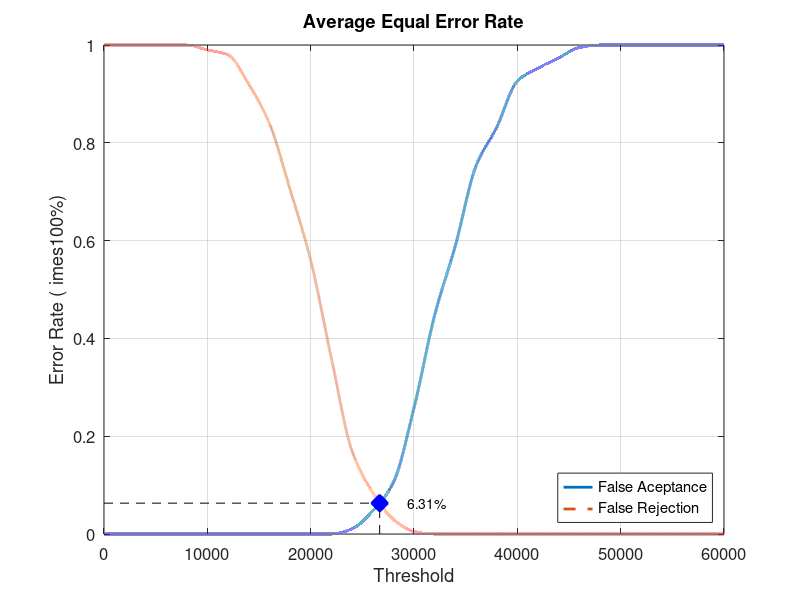
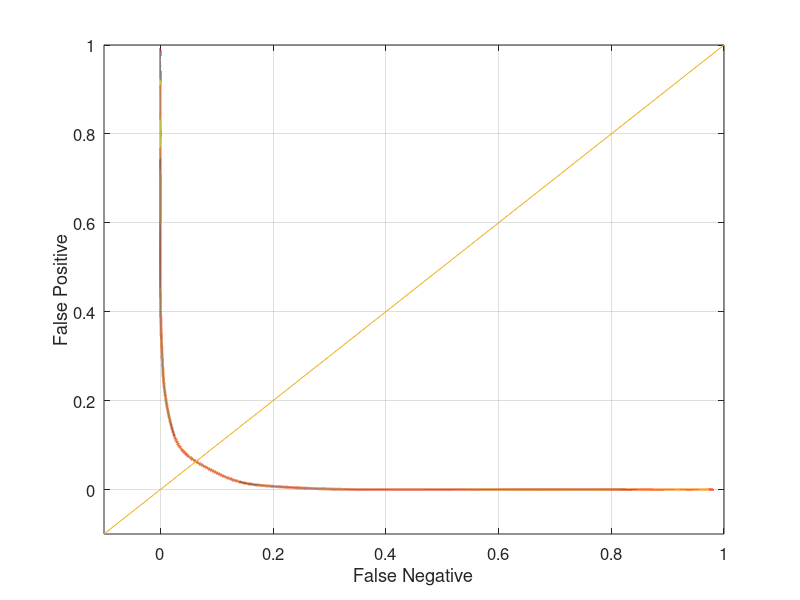

The MATLAB script that drew these images, in order:
close all;
clear;
clc;
x = 0:2000:60000;
xq = 0:0.5:60000;

y0 = [0 0 0 0 0 0 0 0 0 0 0 0 0.0105263 0.0473684 0.105263 0.257895 0.447368 0.589474 0.752632 0.831579 0.926316 0.952632 0.973684 0.994737 1 1 1 1 1 1 1]
yy0 = interp1(x, y0, xq, 'pchip');
y1 = [1 1 1 1 1 0.99 0.98 0.92 0.84 0.705 0.56 0.36 0.17 0.085 0.03 0.005 0 0 0 0 0 0 0 0 0 0 0 0 0 0 0]
yy1 = interp1(x, y1, xq, 'pchip');

% Calculating EER: 
y2 = abs(y0 - y1);
find(y2 == min(y2))
yy2 = abs(yy0 - yy1);
xEER = find(yy2 == min(yy2));
xEERIndex = xq(xEER) % X-axis EER
yEER = yy0(xEER) % Y-axis EER

main = figure
plot(xq, yy0,'-','LineWidth', 2);	hold on
plot(xq, yy1,'--','LineWidth', 2);	hold on
plot([xEERIndex xEERIndex], [0 yEER], 'k--');	hold on
plot([0 xEERIndex], [yEER yEER], 'k--');	hold on
plot(xEERIndex, yEER, 'bx', 'LineWidth', 10);	hold on
text(xEERIndex + 10 * xEERIndex / 100, yEER, [num2str(round((10000 * yEER)) / 100) '%'])
legend('False Aceptance', 'False Rejection', 'Location', 'SouthEast')
xlabel('Threshold')
ylabel('Error Rate (	imes100%)')
title('Average Equal Error Rate')
set(gca, 'FontSize', 12)
axis([0 60000 0 1])
grid on

print(main, 'Database4_4Main', '-dpng');
FNRxFPR = figure('Color', [1 1 1]);
plot(yy1, yy0, '-', yy1, yy0, 'LineWidth', 2);
hold on
y = -0.1:0.1:1
plot(y, y); 
set(gca, 'FontSize', 12)
xlabel('False Negative')
ylabel('False Positive')
axis([-0.1 1 -0.1 1])
set(gca, 'FontSize', 12)
grid on

print(FNRxFPR, 'Database4_4FNRxFPR','-dpng');
